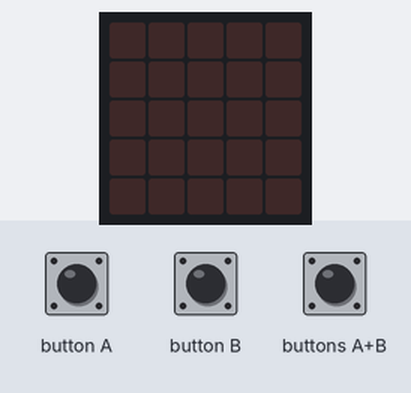
This program was run on a simulated BBC micro:bit (MakeCode). Parts: the board's 5×5 LED display. The test bench sets the inputs (shaded band).

Above: at 1.2 s.
1.3 s: buttons A+B pressed for 0.15 s
At 1.9 s:
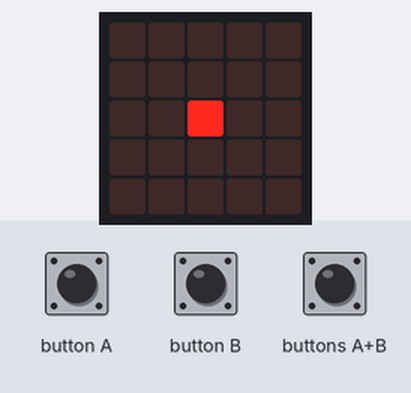
4.4 s: button A pressed for 0.15 s
At 5.05 s:
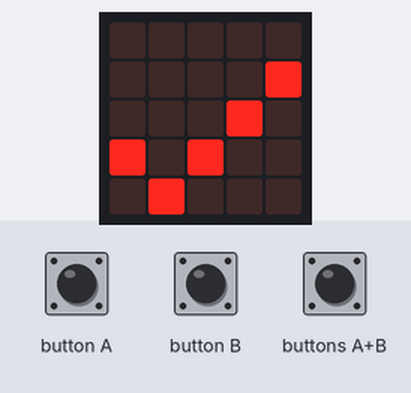
7.4 s: button B pressed for 0.15 s
At 8.65 s:
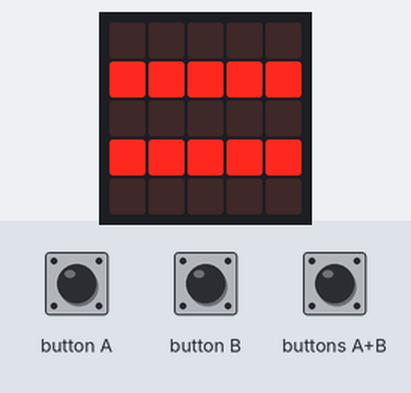
Timing chart, 0 to 10.4 s (numbered marks = the images above; inputs shaded):
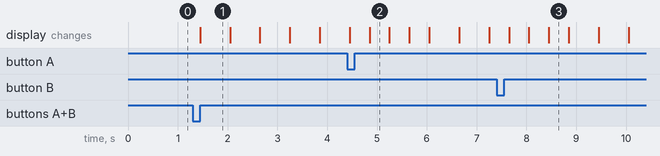

Measured:
- after the input at 1.3 s, the display: changes after 0.15 s (image 1)
- after the input at 4.4 s, the display: first differs from a run without the input after 0.45 s (image 2)
- what the display in image 1 shows lasts 0.6 s, from 1.5 s to 2.1 s
- what the display in image 2 shows lasts 0.4 s, from 4.9 s to 5.3 s

The program:

main.ts
```typescript
input.onButtonPressed(Button.A, function on_button_pressed_a() {
    basic.showLeds(`
        . . . . .
                . . . . #
                . . . # .
                # . # . .
                . # . . .
    `)
    basic.pause(200)
    basic.showLeds(`
        # # # # #
                # . . . #
                # . . . #
                # . . . #
                # # # # #
    `)
})
input.onButtonPressed(Button.AB, function on_button_pressed_ab() {
    while (true) {
        basic.showLeds(`
            . . . . .
                        . . . . .
                        . . # . .
                        . . . . .
                        . . . . .
        `)
        basic.pause(200)
        basic.showLeds(`
            . . . . .
                        . # . # .
                        . . # . .
                        . # . # .
                        . . . . .
        `)
        basic.pause(200)
        basic.showLeds(`
            # . . . #
                        . # . # .
                        . . # . .
                        . # . # .
                        # . . . #
        `)
        basic.pause(200)
    }
})
input.onButtonPressed(Button.B, function on_button_pressed_b() {
    basic.showLeds(`
        # . . . #
                . # . # .
                . . # . .
                . # . # .
                # . . . #
    `)
    basic.pause(200)
    basic.showLeds(`
        . . . . .
                # # # # #
                . . . . .
                # # # # #
                . . . . .
    `)
})
```

test.ts
```typescript
// 在這裡測試；當此封包作為擴充功能時，將不會編譯此內容。
```
